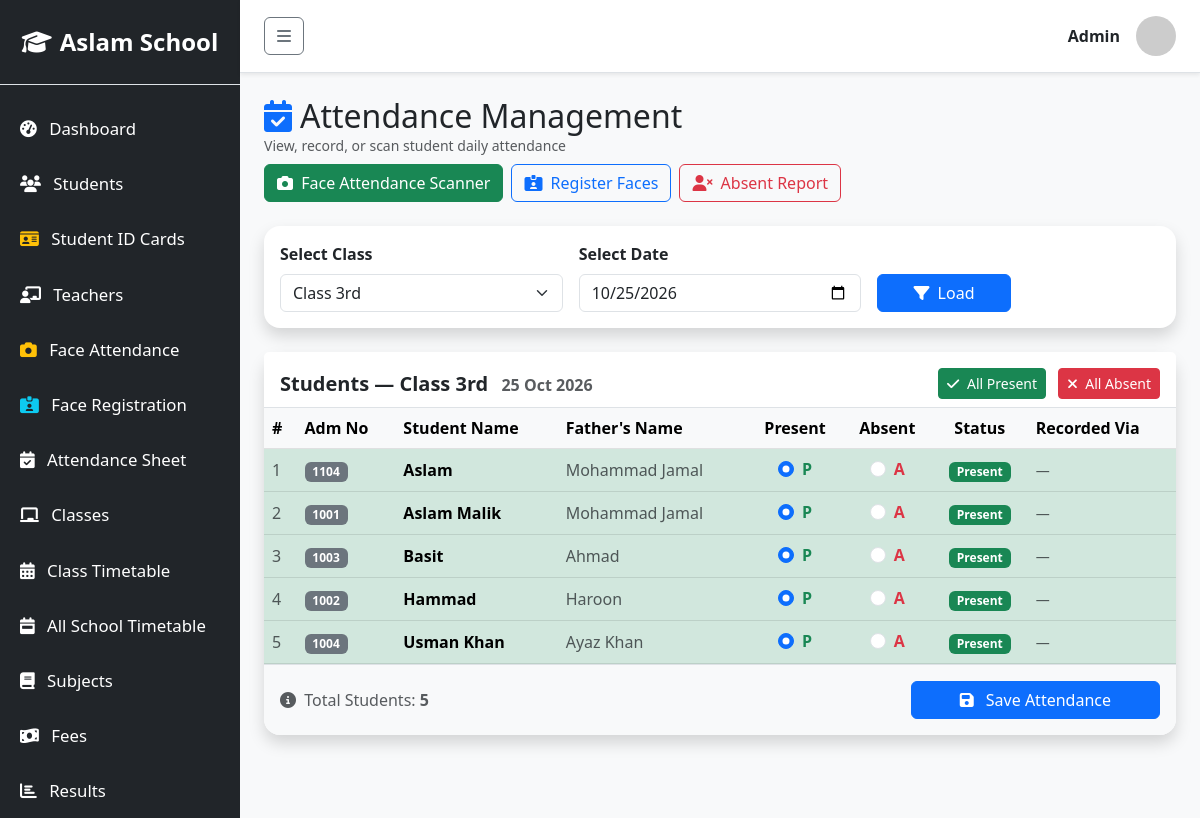
The page /school/attendance/manage.php?class_id=17 on the database its author committed.
### tables this page shows
CREATE TABLE `classes` (
  `id` int(11) NOT NULL,
  `name` varchar(50) NOT NULL
);

CREATE TABLE `students` (
  `id` int(11) NOT NULL,
  `admission_no` varchar(20) NOT NULL,
  `name` varchar(100) NOT NULL,
  `father_name` varchar(100) NOT NULL,
  `dob` date NOT NULL,
  `gender` varchar(10) NOT NULL,
  `blood_group` varchar(10) DEFAULT 'O+',
  `class_id` int(11) NOT NULL,
  `phone` varchar(20) NOT NULL,
  `address` text NOT NULL,
  `admission_date` date NOT NULL,
  `monthly_fee` decimal(10,2) NOT NULL DEFAULT 0.00,
  `previous_dues` decimal(10,2) NOT NULL DEFAULT 0.00,
  `photo` varchar(255) DEFAULT NULL
);

### school/attendance/manage.php (the view, shortened to what this page needs)
<?php
require_once '../includes/db.php';
require_once '../includes/header.php';
$sel_class = isset($_POST['class_id']) ? (int)$_POST['class_id']   : (isset($_GET['class_id']) ? (int)$_GET['class_id'] : 0);
$sel_date  = isset($_POST['att_date'])  ? $_POST['att_date']        : (isset($_GET['att_date'])  ? $_GET['att_date']     : date('Y-m-d'));
$classes = $conn->query("SELECT * FROM classes ORDER BY id");
$students = [];
if ($sel_class > 0) {
    $res = $conn->query("SELECT * FROM students WHERE class_id = $sel_class ORDER BY name ASC");
    while ($r = $res->fetch_assoc()) {
        $students[] = $r;
    }
}
$existing = [];
?>
<div class="d-flex justify-content-between align-items-center mb-4 flex-wrap gap-2">
    <div>
        <h2 class="mb-0"><i class="fa-solid fa-calendar-check me-2 text-primary"></i>Attendance Management</h2>
        <div class="text-muted small">View, record, or scan student daily attendance</div>
    </div>
    <div class="d-flex gap-2">
        <a href="face_attendance.php" class="btn btn-success">
            <i class="fa-solid fa-camera me-1"></i> Face Attendance Scanner
        </a>
        <a href="face_register.php" class="btn btn-outline-primary">
            <i class="fa-solid fa-id-card-clip me-1"></i> Register Faces
        </a>
        <a href="report.php" class="btn btn-outline-danger">
            <i class="fa-solid fa-user-xmark me-1"></i> Absent Report
        </a>
    </div>
</div>
<div class="card shadow border-0 rounded-4 mb-4">
    <div class="card-body py-3">
        <form method="GET" class="row align-items-end g-3" id="filterForm">
            <div class="col-md-4">
                <label class="form-label fw-bold">Select Class</label>
                <select name="class_id" class="form-select" onchange="document.getElementById('filterForm').submit()">
                    <?php
                    $classes->data_seek(0);
                    while ($c = $classes->fetch_assoc()):
                        $sel = ($sel_class == $c['id']) ? 'selected' : '';
                    ?>
                    <option value="<?= $c['id'] ?>" <?= $sel ?>><?= htmlspecialchars($c['name']) ?></option>
                    <?php endwhile; ?>
                </select>
            </div>
            <div class="col-md-4">
                <label class="form-label fw-bold">Select Date</label>
                <input type="date" name="att_date" class="form-control" value="<?= htmlspecialchars($sel_date) ?>"
                       onchange="document.getElementById('filterForm').submit()">
            </div>
            <div class="col-md-2">
                <button type="submit" class="btn btn-primary w-100">
                    <i class="fa-solid fa-filter me-1"></i> Load
                </button>
            </div>
        </form>
    </div>
</div>
<?php if ($sel_class > 0 && count($students) > 0): ?>
<div class="card shadow border-0 rounded-4">
    <div class="card-header bg-white border-bottom pt-3 pb-2 d-flex justify-content-between align-items-center">
        <h5 class="mb-0 fw-bold">
            Students — <?php
                $classes->data_seek(0);
                while ($c = $classes->fetch_assoc()) {
                    if ($c['id'] == $sel_class) echo htmlspecialchars($c['name']);
                }
            ?>
            <span class="text-muted fs-6 ms-2"><?= date('d M Y', strtotime($sel_date)) ?></span>
        </h5>
        <div>
            <button type="button" class="btn btn-sm btn-success me-2" onclick="markAll('present')">
                <i class="fa-solid fa-check me-1"></i> All Present
            </button>
            <button type="button" class="btn btn-sm btn-danger" onclick="markAll('absent')">
                <i class="fa-solid fa-times me-1"></i> All Absent
            </button>
        </div>
    </div>
    <div class="card-body p-0">
        <form method="POST">
            <div class="table-responsive">
                <table class="table table-hover align-middle mb-0">
                    <thead class="table-light">
                        <tr>
                            <th>#</th>
                            <th>Adm No</th>
                            <th>Student Name</th>
                            <th>Father's Name</th>
                            <th class="text-center">Present</th>
                            <th class="text-center">Absent</th>
                            <th class="text-center">Status</th>
                            <th>Recorded Via</th>
                        </tr>
                    </thead>
                    <tbody>
                    <?php foreach ($students as $i => $st):
                        $rec = $existing[$st['id']] ?? null;
                        $curr_status = $rec ? $rec['status'] : 'present';
                        $att_time = $rec && $rec['att_time'] ? date('h:i A', strtotime($rec['att_time'])) : null;
                        $method = $rec ? $rec['method'] : null;
                    ?>
                        <tr id="row-<?= $st['id'] ?>">
                            <td class="text-muted"><?= $i + 1 ?></td>
                            <td><span class="badge bg-secondary"><?= htmlspecialchars($st['admission_no']) ?></span></td>
                            <td class="fw-semibold"><?= htmlspecialchars($st['name']) ?></td>
                            <td class="text-muted"><?= htmlspecialchars($st['father_name']) ?></td>
                            <td class="text-center">
                                <div class="form-check d-inline-block">
                                    <input class="form-check-input att-radio" type="radio"
                                           name="attendance[<?= $st['id'] ?>]"
                                           id="p_<?= $st['id'] ?>"
                                           value="present"
                                           data-student="<?= $st['id'] ?>"
                                           <?= ($curr_status === 'present') ? 'checked' : '' ?>
                                           onchange="updateRow(<?= $st['id'] ?>, 'present')">
                                     <label class="form-check-label text-success fw-bold" for="p_<?= $st['id'] ?>">P</label>
                                </div>
                            </td>
                            <td class="text-center">
                                <div class="form-check d-inline-block">
                                    <input class="form-check-input att-radio" type="radio"
                                           name="attendance[<?= $st['id'] ?>]"
                                           id="a_<?= $st['id'] ?>"
                                           value="absent"
                                           data-student="<?= $st['id'] ?>"
                                           <?= ($curr_status === 'absent') ? 'checked' : '' ?>
                                           onchange="updateRow(<?= $st['id'] ?>, 'absent')">
                                     <label class="form-check-label text-danger fw-bold" for="a_<?= $st['id'] ?>">A</label>
                                </div>
                            </td>
                            <td class="text-center">
                                <span class="badge <?= $curr_status === 'present' ? 'bg-success' : 'bg-danger' ?>" id="badge-<?= $st['id'] ?>">
                                </span>
                            </td>
                            <td>
                                <?php if ($rec && $method === 'face_recognition'): ?>
                                    <span class="badge bg-success-subtle text-success border border-success-subtle" title="Marked automatically by camera">
                                        <i class="fa-solid fa-camera me-1"></i>Face ID <?= $att_time ? "($att_time)" : "" ?>
                                    </span>
                                <?php elseif ($rec): ?>
                                    <span class="badge bg-light text-muted border">
                                        Manual <?= $att_time ? "($att_time)" : "" ?>
                                    </span>
                                <?php else: ?>
                                    <span class="text-muted small">—</span>
                                <?php endif; ?>
                            </td>
                        </tr>
                    <?php endforeach; ?>
                    </tbody>
                </table>
            </div>
            <div class="p-3 border-top bg-light rounded-bottom-4 d-flex justify-content-between align-items-center">
                <span class="text-muted"><i class="fa-solid fa-info-circle me-1"></i> Total Students: <strong><?= count($students) ?></strong></span>
                <button type="submit" name="save_attendance" class="btn btn-primary px-5">
                    <i class="fa-solid fa-floppy-disk me-2"></i> Save Attendance
                </button>
            </div>
        </form>
    </div>
</div>
<?php elseif ($sel_class > 0): ?>
<div class="alert alert-warning"><i class="fa-solid fa-triangle-exclamation me-2"></i>No students found in the selected class.</div>
<?php else: ?>
<div class="alert alert-info"><i class="fa-solid fa-arrow-up me-2"></i>Please select a class and date to mark attendance.</div>
<?php endif; ?>
<?php require_once '../includes/footer.php'; ?>

### rows shown on the page
classes: name "Class 3rd"
students: admission_no "1104", name "Aslam", father_name "Mohammad Jamal"
students: admission_no "1001", name "Aslam Malik", father_name "Mohammad Jamal"
students: admission_no "1003", name "Basit", father_name "Ahmad"
students: admission_no "1002", name "Hammad", father_name "Haroon"
students: admission_no "1004", name "Usman Khan", father_name "Ayaz Khan"

### other values the page prints
$_SESSION['user_name'] "Admin"
date('d M Y', strtotime($sel_date)) "25 Oct 2026"
count($students) "5"
form field class_id "Class 3rd"
